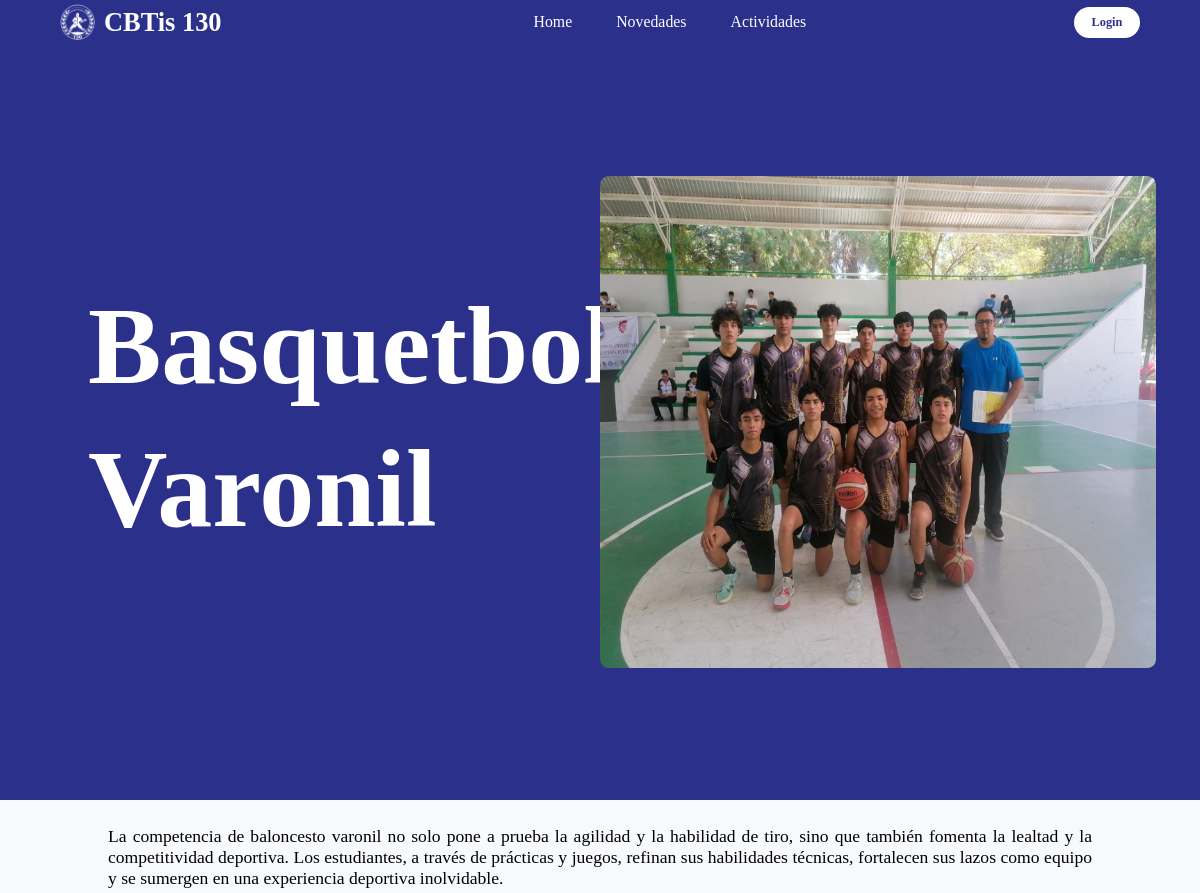
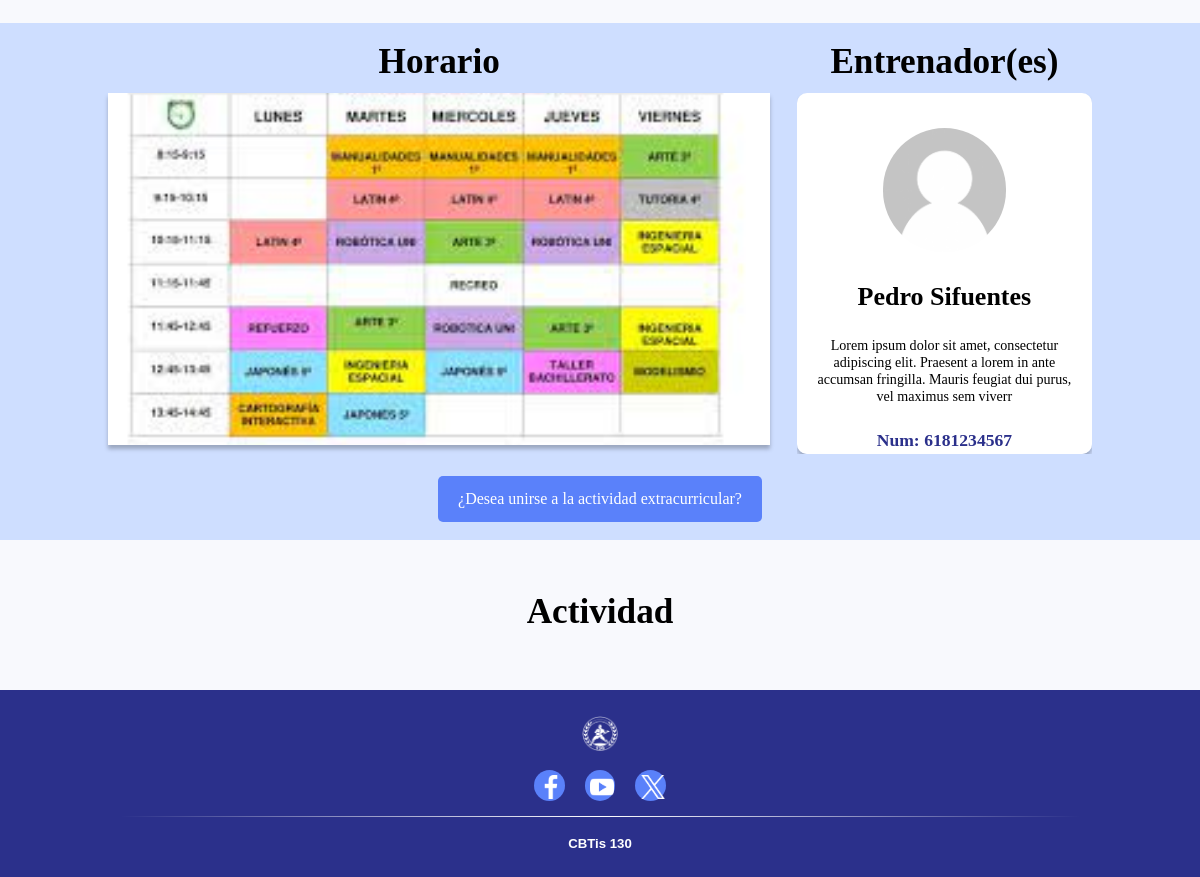
Screenshot of /index.php?p=Actividad&id=3 with the database file from the repository (2 pictures, top to bottom).
### tables this page shows
CREATE TABLE `actividades` (
  `id` int(11) NOT NULL,
  `actividad` varchar(50) NOT NULL
);

CREATE TABLE `horarios` (
  `id` int(11) NOT NULL,
  `horario` varchar(50) NOT NULL,
  `id_actividad` int(11) NOT NULL
);

CREATE TABLE `entrenadores` (
  `id` int(11) NOT NULL,
  `nombre` varchar(50) NOT NULL,
  `paterno` varchar(50) NOT NULL,
  `materno` varchar(50) DEFAULT NULL,
  `usuario` varchar(50) NOT NULL,
  `contraseña` varchar(50) NOT NULL,
  `ultimo_acceso` varchar(50) DEFAULT current_timestamp(),
  `id_rol` int(11) NOT NULL,
  `descripcion` varchar(150) NOT NULL,
  `telefono` varchar(10) NOT NULL,
  `imagen` varchar(50) DEFAULT 'Public/imagenes/sin-foto.png',
  `correo` varchar(100) NOT NULL
);

### Models/ActividadModel.php (called while the page is built)
<?php
class ActividadModel
{
    private $pdo;
    public function __construct($pdo)
    {
        $this->pdo = $pdo;
    }
    public function getActById($id)
    {
        $query = 'SELECT actividad FROM actividades WHERE id = :id';
        $stmt = $this->pdo->prepare($query);
        $stmt->execute(['id' => $id]);
        return $stmt->fetch(PDO::FETCH_NUM);
    }
}

### Models/HorarioModel.php (called while the page is built, shortened)
<?php
class HorarioModel
{
    private $pdo;
    public function __construct($pdo)
    {
        $this->pdo = $pdo;
    }
    public function getHorarioByActId($id)
    {
        $query = 'SELECT id, horario FROM horarios WHERE id = :id';
        $stmt = $this->pdo->prepare($query);
        $stmt->execute(['id' => $id]);
        return $stmt->fetch(PDO::FETCH_NUM);
    }
}

### Models/EntrenadorModel.php (called while the page is built, shortened)
<?php
class EntrenadorModel
{
    private $pdo;
    public function __construct($pdo)
    {
        $this->pdo = $pdo;
    }
    public function getEntrenadorByActividad($id){
        $query = 'SELECT en.*
        FROM entrenadores AS en
        JOIN entrenadores_actividad AS enAc ON en.id = enAc.id_entrenador
        WHERE enAc.id_actividad = :id';
        $stmt = $this->pdo->prepare($query);
        $stmt->execute(['id' => $id]);
        return $stmt->fetchAll(PDO::FETCH_ASSOC);
    }
}

### Views/actividad.php (the view, shortened to what this page needs)
<?php include("Views/modales.php"); ?>
<!DOCTYPE html>
<html lang="en">
<head>
    <link rel="stylesheet" href="Public/css/style_modales.css">
    <link rel="stylesheet" href="Public/css/style-extras.css">
    <link rel="stylesheet" href="https://cdnjs.cloudflare.com/ajax/libs/font-awesome/5.15.3/css/all.min.css">
    <link rel="stylesheet" href="https://unpkg.com/swiper/swiper-bundle.min.css"/>
    <link rel="stylesheet" href="Public/css/style-index.css">
    <link rel="stylesheet" href="Public/css/style_dashboard.css">
    <link rel="stylesheet" href="https://unpkg.com/swiper/swiper-bundle.min.css">
</head>
<body>
    <?php include("Views/Layouts/navbars.php"); ?>
    <div class="TitleIndex">
        <div class="Title-container">
            <h1><?php echo $actividad[0]; ?></h1>
        </div>
        <div class="contenedor-alumnos">
            <?php switch ($id) {
                    ?>
                    <?php
                case 3:
                    ?>
                        <div class="imagen">
                            <img src="Public/imagenes/actividad3.jpg" alt="">
                        </div>
                    <?php
                    break;
                    ?>
                    <?php
            } ?>
        </div>
    </div>
    <div class="DescExtra">
            <?php switch ($id) {
                    ?>
                    <?php
                case 3:
                    ?> <p>La competencia de baloncesto varonil no solo pone a prueba la agilidad y la habilidad de tiro, sino que también fomenta la lealtad y la competitividad deportiva. Los estudiantes, a través de prácticas y juegos, refinan sus habilidades técnicas, fortalecen sus lazos como equipo y se sumergen en una experiencia deportiva inolvidable.</p> <?php
                    break;
                    ?>
                    <?php
            } ?>
    </div>
    <div class="informacion">
        <div class="HorarioEnt-cont">
            <div class="horario">
                <h1>Horario</h1>
                <div class="horario-imagen">
                    <img class="imagen" src="<?php echo $horario[1]; ?>" alt="">
                </div>
            </div>
            <div class="entrenador">
                <h1 class="titulo">Entrenador(es)</h1>
                <div class="swiper-container">
                <div class="swiper-wrapper">
                    <?php foreach($entrenador as $row){?>
                        <div class="swiper-slide">
                            <div class="cardent">
                                <div class="entimg-container">
                                    <img src="<?php echo $row['imagen']; ?>" alt="">
                                </div>
                                <div class="NombreEnt">
                                    <h1><?php echo ($row['nombre']." ".$row['paterno']." ".$row['materno']); ?></h1>
                                </div>
                                <div class="DescEnt">
                                    <p><?php echo $row['descripcion']; ?></p>
                                </div>
                                <div class="ContactoEnt">
                                    <p>Num: <?php echo $row['telefono']; ?></p>
                                </div>
                            </div>
                        </div>
                    <?php } ?>
                </div>
                </div>
            </div>
        </div>
        <button onclick="inscribirse()">¿Desea unirse a la actividad extracurricular?</button>
    </div>
    <div class="secciones">
        <div class="titulo">
            <h1>Actividad</h1>
        </div>
    </div>
</body>
<?php include("Views/Layouts/footer.php"); ?>
</html>

### Public/css/style_modales.css (style rules this page uses)
:root { --principal:#2B308B; --border: .1rem solid rgba(0,0,0,.12); --prueba: 1px solid red; --fuente: white; --background: #F8F9FD; }

### Public/css/style-extras.css (style rules this page uses)
:root { --principal:#2B308B; --border: .1rem solid rgba(0,0,0,.12); --prueba: 1px solid red; --fuente: white; --background: #F8F9FD; }
* { margin:0; padding:0; box-sizing: border-box; font-family: Calibri; outline: none; border:none; text-decoration: none; transition: .2s linear; }
html { font-size: 71%; scroll-behavior: smooth; scroll-padding-top: 6rem; overflow-x: hidden; }
.TitleIndex { display: flex; align-items: center; justify-content: center; width: 100%; height: calc(100vh - 5rem); background-color: var(--principal); text-align: center; }
.TitleIndex .Title-container { text-align: left; height: calc(100vh - 5rem); width: 50%; padding: 0rem 10rem; display: flex; align-items: center; font-size: 55px; margin-bottom: 1rem; line-height: 1.3; white-space: pre-line; font-weight: bold; color: #ffffff; }
.TitleIndex .contenedor-alumnos { height: calc(100vh - 5rem); width: 50%; display: flex; align-items: center; }
.TitleIndex .contenedor-alumnos .imagen { width: 100%; height: 65%; border-radius: 1rem; object-fit: cover; margin-right: 5rem; }
.TitleIndex .contenedor-alumnos .imagen img { width: 100%; height: 100%; border-radius: 1rem; }
.DescExtra { width: 100%; text-align: justify; padding: 3rem 9%; }
.DescExtra p { font-size: 2rem; }
.informacion { width: 100%; background-color: #CEDEFF; padding: 2rem 9%; align-items: center; text-align: center; }
.informacion .HorarioEnt-cont { width: 100%; display: flex; justify-content: space-between; }
.informacion .HorarioEnt-cont .horario { width: calc(70% - 3rem); }
.informacion .HorarioEnt-cont .horario h1 { font-size: 4rem; text-align: center; margin-bottom: 1rem; line-height: 5rem; }
.informacion .HorarioEnt-cont .horario .horario-imagen { position: relative; }
.informacion .HorarioEnt-cont .horario .horario-imagen .imagen { width: 100%; box-shadow: 0px 4px 4px 0px rgba(0, 0, 0, 0.25); transition: transform 0.3s, box-shadow 0.3s; height: 40rem; object-fit: cover; }
.informacion .HorarioEnt-cont .horario .horario-imagen img { width: 100%; height: 100%; }
.informacion .HorarioEnt-cont .entrenador { width: 30%; }
.informacion .HorarioEnt-cont .entrenador .titulo { font-size: 4rem; text-align: center; margin-bottom: 1rem; line-height: 5rem; }
.informacion .HorarioEnt-cont .entrenador .cardent { width: 100%; height: calc(100% - 6rem); border-radius: 30px; justify-content: center; align-items: center; font-family: Calibri; border-radius: 10px; background: #FFF; box-shadow: 0px 4px 4px 0px rgba(0, 0, 0, 0.25); transition: transform 0.3s, box-shadow 0.3s; padding: 4rem 2rem; display: flex; flex-wrap: wrap; overflow-y: auto; }
.informacion .HorarioEnt-cont .entrenador .cardent .entimg-container { border-radius: 100rem; width: 14rem; height: 14rem; object-fit: cover; }
.informacion .HorarioEnt-cont .entrenador .cardent .entimg-container img { width: 100%; height: 100%; border-radius: 100rem; }
.informacion .HorarioEnt-cont .entrenador .cardent .NombreEnt { font-size: 13px; text-align: center; margin-top: 30px; width: 100%; }
.informacion .HorarioEnt-cont .entrenador .cardent .DescEnt { font-size: 1.6rem; text-align: center; margin-top: 25px; font-weight: 100; width: 100%; }
.informacion .HorarioEnt-cont .entrenador .cardent .ContactoEnt { font-size: 2rem; text-align: center; margin-top: 25px; color: var(--principal); font-weight: bolder; width: 100%; }
.informacion button { padding: 14px 20px; border: none; border-radius: 5px; background-color: #5A81FA; color: #ffffff; font-size: 16px; cursor: pointer; margin-top: 2.5rem; }
.swiper-container { width: 100%; position: relative; overflow: hidden; max-height: 41rem; }
.swiper-wrapper { display: flex; }
.swiper-slide { flex: 0 0 100%; }

### Public/css/style_dashboard.css (style rules this page uses)
:root { --principal:#2B308B; --border: .1rem solid rgba(0,0,0,.12); --prueba: 1px solid red; --fuente: white; --background: #F8F9FD; }
* { margin:0; padding:0; box-sizing: border-box; font-family: Calibri; outline: none; border:none; text-decoration: none; transition: .2s linear; }
html { font-size: 71%; scroll-behavior: smooth; scroll-padding-top: 6rem; overflow-x: hidden; }
body { background-color: var(--background); min-height: 90vh; }
@media (max-width:1200px) { html { font-size: 55%; } }

### rows the page displays
actividades: actividad "Basquetbol Varonil"
horarios: horario (picture)
entrenadores: imagen (picture), nombre "Pedro", paterno "Sifuentes", descripcion "Lorem ipsum dolor sit amet, consectetur adipiscing elit. Praesent a lorem in ante accumsan fringilla. Mauris feugiat dui purus, vel maximus sem viverr", telefono "6181234567"
